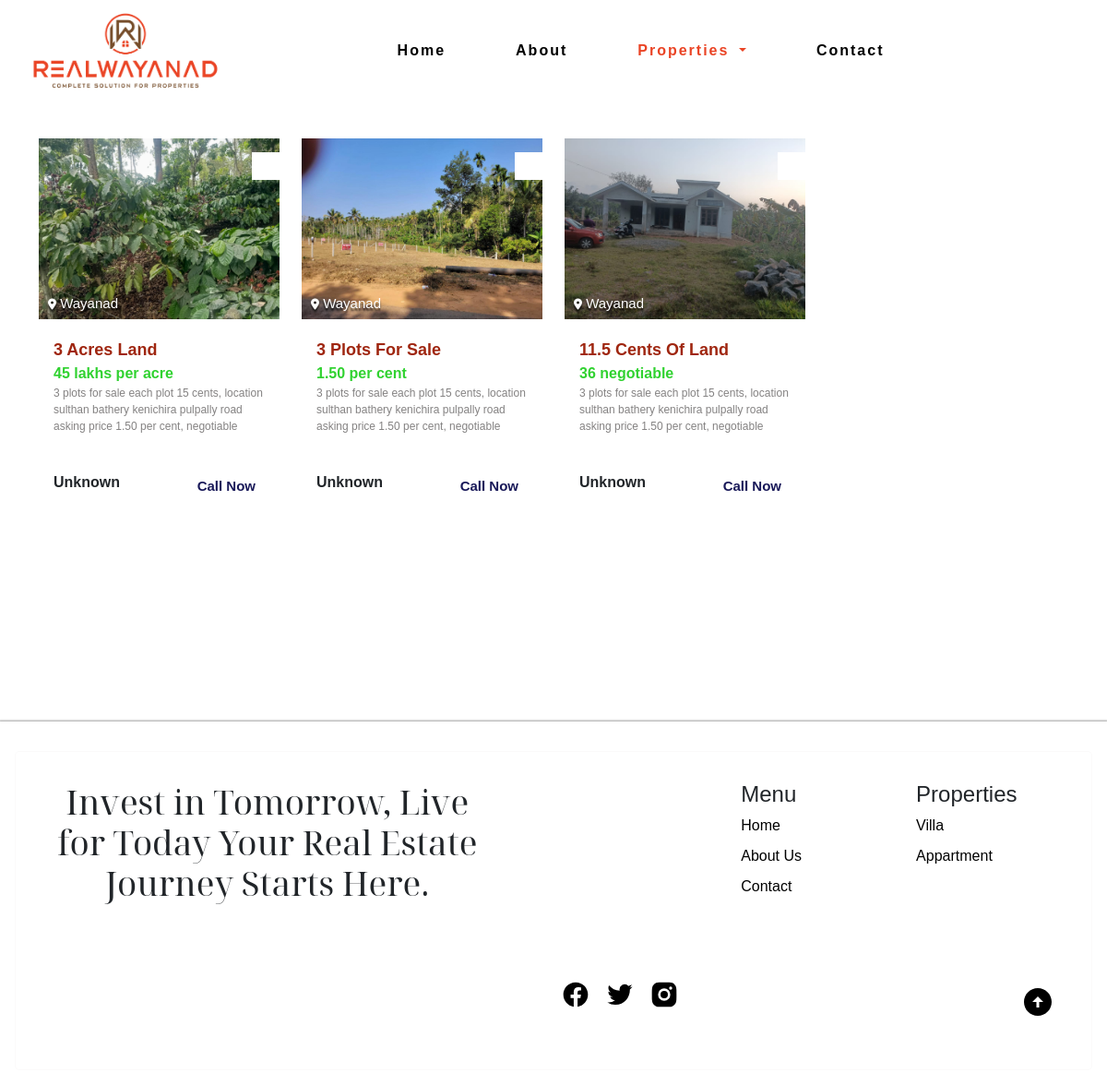
The page /properties/small-plot on the database its author committed.
### tables this page shows
CREATE TABLE `small_plot` (
  `id` int(11) NOT NULL,
  `images` text NOT NULL,
  `pname` varchar(200) NOT NULL,
  `name` varchar(100) NOT NULL,
  `price` varchar(50) NOT NULL,
  `mail` varchar(100) NOT NULL,
  `place` varchar(100) NOT NULL,
  `url` text NOT NULL,
  `phone` varchar(50) NOT NULL,
  `txt` text NOT NULL
);

### properties.php (the view, shortened to what this page needs)
<?php
include('dashboard/root/db.php');
$currentUrl = $_SERVER['REQUEST_URI'];
$pathParts = explode('/', $currentUrl);
$thirdWord = isset($pathParts[3]) ? $pathParts[3] : '';
$table = str_replace('-', '_', $thirdWord);
?>
<!DOCTYPE html>
<html lang="en">
<head>
    <link href="https://cdn.jsdelivr.net/npm/bootstrap@5.0.2/dist/css/bootstrap.min.css" rel="stylesheet">
    <link rel="stylesheet" href="<?php echo BASE_URL; ?>/assets/css/properties.css">
    <link rel="stylesheet" href="https://cdnjs.cloudflare.com/ajax/libs/font-awesome/6.5.1/css/all.min.css" />
</head>
<body>
    <header id="hdr">
        <nav class="navbar navbar-expand-lg navbar-light scrolled">
            <div class="container-fluid">
              <a class="navbar-brand" href="<?php echo BASE_URL; ?>/home"><img src="<?php echo BASE_URL; ?>/assets/img/logo/Realwayanad-LOGO.png" alt="" srcset=""></a>
              <div class="collapse navbar-collapse" id="navbarNavDropdown">
                <ul class="navbar-nav">
                  <li class="nav-item">
                    <a class="nav-link home" aria-current="page" href="<?php echo BASE_URL; ?>/home">Home</a>
                  </li>
                  <li class="nav-item">
                    <a class="nav-link" href="<?php echo BASE_URL; ?>about">About</a>
                  </li>
                  <li class="nav-item dropdown">
                    <a class="nav-link dropdown-toggle properties" href="#" id="navbarDropdownMenuLink" role="button" data-bs-toggle="dropdown" aria-expanded="false">
                      Properties
                    </a>
                  </li>
                  <li class="nav-item">
                    <a class="nav-link" href="<?php echo BASE_URL; ?>contact">Contact</a>
                  </li>
                </ul>
              </div>
            </div>
          </nav>
    </header>
<section class="section-2 cards">
    <div class="container">
        <div class="row">
        <?php
              $sql ="SELECT * FROM  $table ORDER BY id DESC";
              $result =$mysqli->query($sql);
              if ($result->num_rows > 0) {
                while ($row = $result->fetch_assoc()) {
                $imageFilenames = explode(',', $row['images']);
                $firstImage = trim($imageFilenames[0]);
                $baseurl= BASE_URL;
                $imagePath = "$baseurl/dashboard/gallery/$table/" . $firstImage;
              ?>
            <div class="col-md-4 col-lg-3 col-8 ">
                <div class="card" onclick="window.location.href='<?php echo $table; ?>/<?php echo $row['url']; ?>'">
                  <div class="img-div"><img src="<?php echo $imagePath; ?>" alt=""> <div class="place"><i class="fa-solid fa-location-dot"></i> Wayanad</div></div>
                  <div class="card-body">
                    <div class="popertie-name"><?php echo $row['pname']; ?></div>
                    <div class="price"><?php echo $row['price']; ?></div>
                    <p class="description">
                      3 plots for sale each plot 15 cents, location sulthan bathery kenichira pulpally road asking price 1.50 per cent, negotiable
                    </p>
                    <a href="whatsapp://send?text=Check out this link: <?php echo $table; ?>/<?php echo $row['url']; ?>" target="_blank" rel="noopener noreferrer" class="share"><lord-icon
                      src="https://cdn.lordicon.com/boyoxams.json"
                      trigger="hover"
                      colors="primary:#9f2610"
                      style="width:90%;height:90%">
                  </lord-icon></a>
                  </div>
                  <div class="card-footer">
                    <div class="name"><?php echo $row['name']; ?></div>
                    <div class="buttons">
                      <a href="tel:<?php echo $row['phone']; ?>" class="call">Call Now</a>
                    </div>
                  </div>
                </div>
            </div>
            <?php
                }
            }?>
        </div>
    </div>
</section>
<footer class="footer">
<div class="container">
    <div class="footer_inner">
      <div class="c-footer">
        <div class="layout">
          <div class="layout_item txt">
            <div class="newsletter">
              <h3 class="newsletter_title col-md-8">Invest in Tomorrow, Live for Today  Your Real Estate Journey Starts Here.</h3>
            </div>
          </div>
          <div class="layout_item w-25">
            <nav class="c-nav-tool">
              <h4 class="c-nav-tool_title">Menu</h4>
              <ul class="c-nav-tool_list">
                <li>
                  <a href="home" class="c-link">Home</a>
                </li>
                <li>
                  <a href="about" class="c-link">About Us</a>
                </li>
                <li>
                  <a href="contact" class="c-link">Contact</a>
                </li>
              </ul>
            </nav>
          </div>
          <div class="layout_item w-25">
            <nav class="c-nav-tool">
              <h4 class="c-nav-tool_title">Properties</h4>
              <ul class="c-nav-tool_list">
                <li class="c-nav-tool_item">
                  <a href="/pages/shipping-returns" class="c-link">Villa</a>
                </li>
                <li class="c-nav-tool_item">
                  <a href="/pages/help" class="c-link">Appartment</a>
                </li>
              </ul>
            </nav>
          </div>
        </div>
        <div class="layout c-2">
          <div class="layout_item w-50">
          </div>
          <div class="layout_item w-25">
            <ul class="flex">
              <li>
                <a href="#">
                </a>
              </li>
              <li>
                <a href="#">
                </a>
              </li>
              <li>
                <a href="#">
                </a>
              </li>
            </ul>
          </div>
          <div class="layout_item w-25" style="display:flex;justify-content: end;align-items: center;">
            <a href="#hdr">
            <svg xmlns="http://www.w3.org/2000/svg" viewBox="0 0 24 24" width="36" height="36">
              <path fill="none" d="M0 0h24v24H0z" />
              <path d="M12 2c5.52 0 10 4.48 10 10s-4.48 10-10 10S2 17.52 2 12 6.48 2 12 2zm1 10h3l-4-4-4 4h3v4h2v-4z" />
            </svg>
          </a>
          </div>
        </div>
      </div>
    </div>
  </div>
</footer>
</body>
</html>

### assets/css/properties.css (style rules this page uses)
:root { --primary-color:#ea4425; --secondary-color:#764d2a; --light: #ffffff; --dark: #000; }
* { font-family: "Ubuntu", sans-serif; }
.section-1,.section-2,.section-3,.section-4,.section-5,.section-6,.abt-section-1,.abt-section-2,.abt-section-3 { padding: 50px 0; position: relative; }
header .navbar::before { content: ''; position: absolute; width: 100%; height: 100%; background: white; z-index: 0; left: 0; transform: translateY(-100%); transition: 0.5s; }
body { margin: 0; padding: 0; box-sizing: border-box; scroll-behavior: smooth; }
@media (min-width: 675px) { .layout { display: flex; flex-wrap: nowrap; -moz-column-gap: 2rem; column-gap: 2rem; } }
@media (min-width: 675px) { .w-50 { width: 50%; } }
@media (min-width: 675px) { .w-25 { width: 25%; } }

### properties.php (style rules this page uses)
.nav-link.properties { color: #ea4425 !important; }

### rows shown on the page
small_plot: shows a picture, pname "3 Acres Land", price "45 lakhs per acre", name "Unknown"
small_plot: images (picture), pname "3 Plots For Sale", price "1.50 per cent", name "Unknown"
small_plot: images (picture), pname "11.5 Cents Of Land", price "36 negotiable", name "Unknown"
